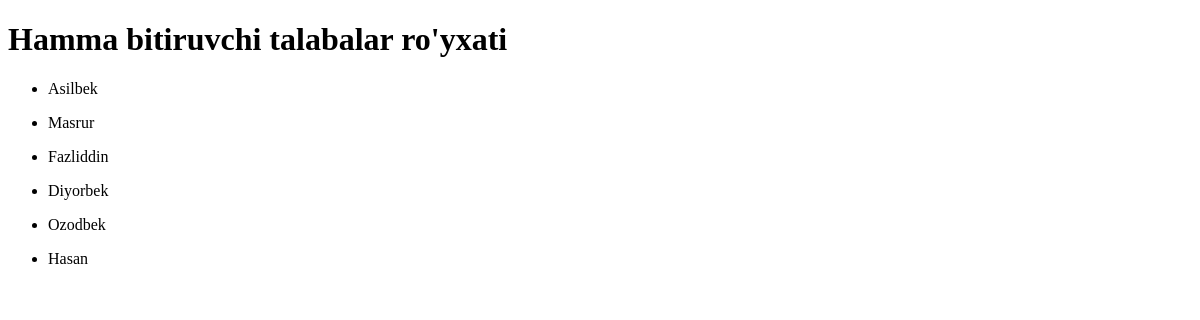
/talaba/, run on an earlier commit of the app's database.
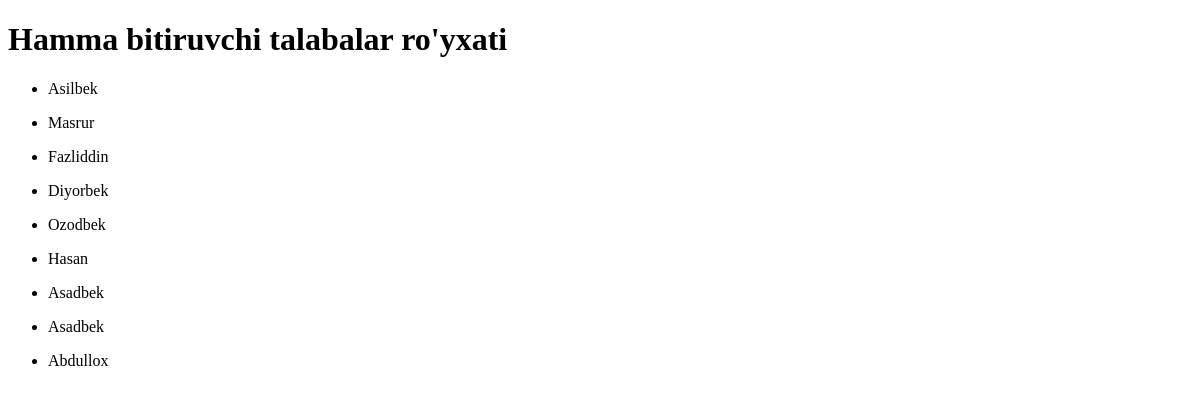
And on a later commit of the database.
### Asosiy/models.py (models this page shows, shortened)
class Talaba(models.Model):
    ism=models.CharField(max_length=20)
    kurs=models.PositiveIntegerField()
    kitob_soni=models.PositiveIntegerField()

### Asosiy/views.py (the view)
# urls.py: path('talaba/', talaba),
def talaba(request):
    data={
        "bitiruvchilar": Talaba.objects.filter(kitob_soni__gt=0)
    }
    return render(request, "Bitiruvchilar.html", data)

### templates/Bitiruvchilar.html (shortened to what this page needs)
<!DOCTYPE html>
<html lang="en">
<head>
</head>
<body>
    <h1>Hamma bitiruvchi talabalar ro'yxati</h1>
    {%for bitiruvchi in bitiruvchilar %}
    <ul>
        <li>
            {{bitiruvchi.ism}}
        </li>
    </ul>
    {%endfor%}
</body>
</html>

What changed in the data, as far as the page shows it:
added Talaba: ism "Asadbek"
added Talaba: ism "Asadbek"
added Talaba: ism "Abdullox"
